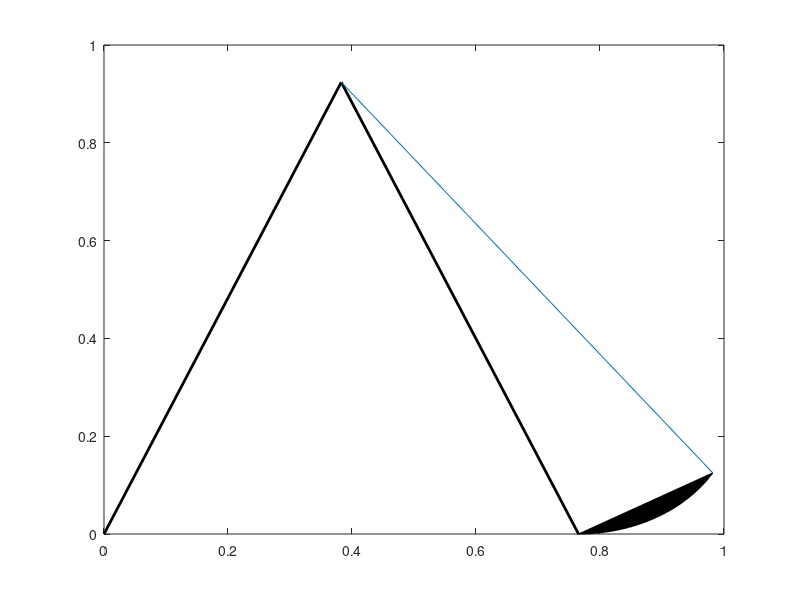

MATLAB code to generate this figure:
L = 1;
R =0.25;
x = [0;0];
x1 = [L*sin(pi/8); L*cos(pi/8)]; 
x2 = [2*x1(1); 0];
xc = [x2(1), x2(2)+0.25];
angle = [3*pi/2; 11*pi/6];

t1 = linspace(angle(1),angle(2));
x_arc = R*cos(t1) + xc(1);
y_arc = R*sin(t1) + xc(2);

pi
plot([x(1), x1(1)],[x(2),x1(2)],'k-','LineWidth',2);hold on;
plot([x1(1),x2(1)],[x1(2),x2(2)],'k-','LineWidth',2);
fill(x_arc, y_arc,'k');

L1 = norm([x_arc(end)-x1(1), y_arc(end)-x1(2)]);
L2 = 0.25;

alpha2 = acos((L^2 + L1^2 - L2^2)/(2*L*L1))
plot([x_arc(end),x1(1)], [y_arc(end),x1(2)])
